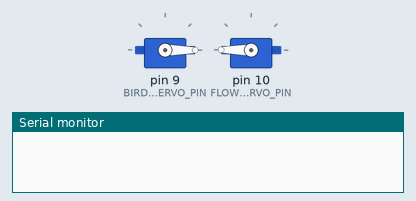
This sketch was run on a simulated Arduino Uno, built with avr-gcc and run on an emulated ATmega328P. Shown: 2 × servo, the last lines printed to the serial monitor. Random numbers use the default seed unless the sketch sets one.

Above: at 0.1 s.
At 6.4 s:
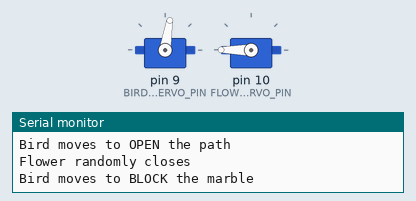
At 13.6 s:
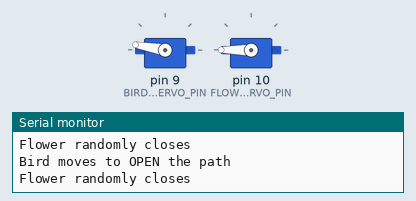
At 33.9 s:
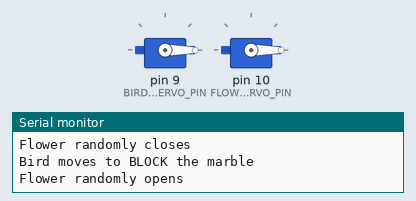
Timing chart, 0 to 40.0 s (numbered marks = the images above):
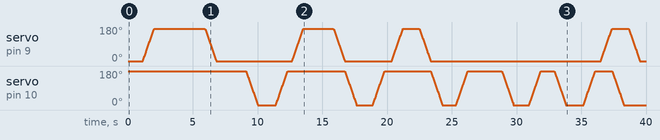

The sketch:

motor_code.ino
```cpp
#include <Servo.h>

// === PIN DEFINITIONS ===
#define BIRD_SERVO_PIN 9
#define FLOWER_SERVO_PIN 10

// === SERVO ANGLES ===
// Bird positions
#define OPEN_POSITION 0
#define BLOCK_POSITION 170

// Flower positions
#define FLOWER_OPEN_ANGLE 0
#define FLOWER_CLOSED_ANGLE 180

// === TIMING SETTINGS ===
#define MIN_WAIT_TIME_MS 300
#define MAX_WAIT_TIME_MS 600

unsigned long timeToMoveBird = 0;
unsigned long timeToMoveFlower = 0;
unsigned long birdInterval = 1000;
unsigned long flowerInterval = 1000;

// === STATE TRACKING ===
bool birdOut = true;
bool flowerOpen = false;

Servo birdServo;
Servo flowerServo;

void setup() {
  Serial.begin(9600);

  birdServo.attach(BIRD_SERVO_PIN);
  flowerServo.attach(FLOWER_SERVO_PIN);

  birdServo.write(OPEN_POSITION);         // Start with bird open
  flowerServo.write(FLOWER_CLOSED_ANGLE); // Start with flower closed

  timeToMoveBird = millis() + birdInterval;
  timeToMoveFlower = millis() + flowerInterval;
}

void loop() {
  if (millis() >= timeToMoveBird) {
    moveBird();
    timeToMoveBird = millis() + birdInterval;
  }

  if (millis() >= timeToMoveFlower) {
    moveFlower();
    timeToMoveFlower = millis() + flowerInterval;
  }

  delay(random(MIN_WAIT_TIME_MS, MAX_WAIT_TIME_MS + 1));
}

void moveBird() {
  int blockChance = random(0, 100);
  int start = birdOut ? OPEN_POSITION : BLOCK_POSITION;
  int end = (blockChance < 40) ? OPEN_POSITION : BLOCK_POSITION;

  Serial.println(end == OPEN_POSITION ? "Bird moves to BLOCK the marble"
                                      : "Bird moves to OPEN the path");

  for (int angle = start; angle != end; angle += (end > start ? 1 : -1)) {
    birdServo.write(angle);
    delay(5);
  }

  birdServo.write(end);
  birdOut = (end == OPEN_POSITION);
}

void moveFlower() {
  int openChance = random(0, 100);
  int start = flowerOpen ? FLOWER_OPEN_ANGLE : FLOWER_CLOSED_ANGLE;
  int end = (openChance < 80) ? FLOWER_CLOSED_ANGLE : FLOWER_OPEN_ANGLE;

  Serial.println(end == FLOWER_OPEN_ANGLE ? "Flower randomly opens"
                                          : "Flower randomly closes");

  for (int angle = start; angle != end; angle += (end > start ? 1 : -1)) {
    flowerServo.write(angle);
    delay(5);
  }

  flowerServo.write(end);
  flowerOpen = (end == FLOWER_OPEN_ANGLE);
}
```
